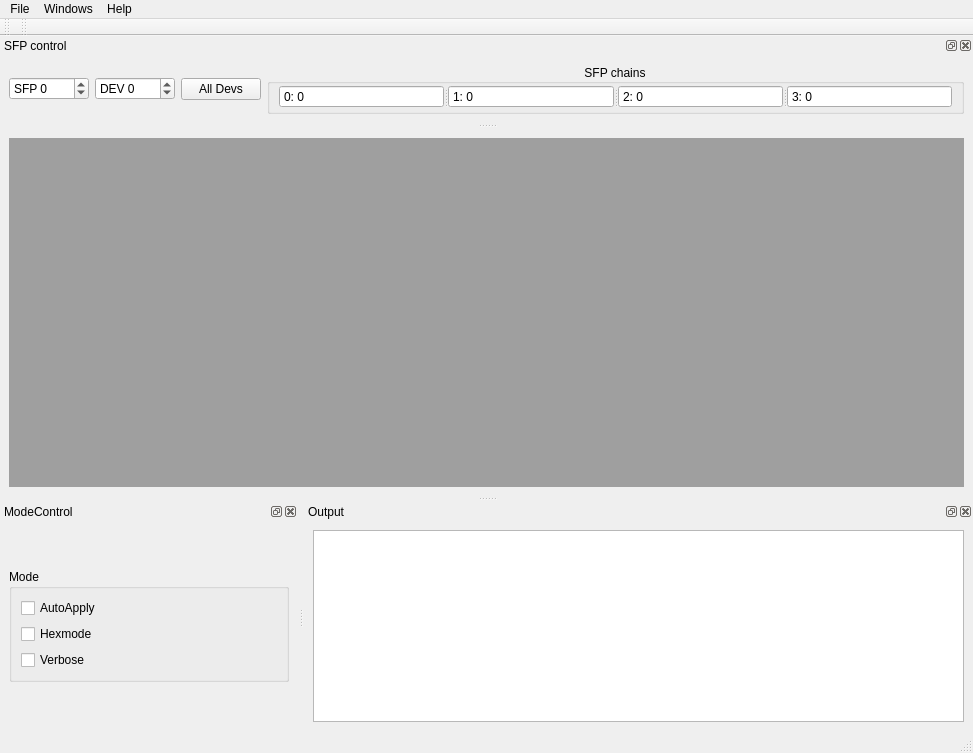
<?xml version="1.0" encoding="UTF-8"?>
<ui version="4.0">
 <class>GosipMainWindow</class>
 <widget class="QMainWindow" name="GosipMainWindow">
  <property name="geometry">
   <rect>
    <x>0</x>
    <y>0</y>
    <width>973</width>
    <height>753</height>
   </rect>
  </property>
  <property name="windowTitle">
   <string>GosipMainWindow</string>
  </property>
  <property name="windowIcon">
   <iconset resource="../gosipicons.qrc">
    <normaloff>:/icons/dllicon.png</normaloff>:/icons/dllicon.png</iconset>
  </property>
  <widget class="QWidget" name="centralwidget">
   <layout class="QGridLayout" name="gridLayout_2">
    <item row="0" column="0">
     <widget class="QMdiArea" name="mdiArea">
      <property name="verticalScrollBarPolicy">
       <enum>Qt::ScrollBarAsNeeded</enum>
      </property>
      <property name="horizontalScrollBarPolicy">
       <enum>Qt::ScrollBarAsNeeded</enum>
      </property>
     </widget>
    </item>
   </layout>
  </widget>
  <widget class="QMenuBar" name="menubar">
   <property name="geometry">
    <rect>
     <x>0</x>
     <y>0</y>
     <width>973</width>
     <height>24</height>
    </rect>
   </property>
   <widget class="QMenu" name="menuFile">
    <property name="title">
     <string>File</string>
    </property>
    <addaction name="actionConfigure"/>
    <addaction name="actionSave"/>
    <addaction name="separator"/>
    <addaction name="actionExit"/>
   </widget>
   <widget class="QMenu" name="menuHelp">
    <property name="title">
     <string>Help</string>
    </property>
    <addaction name="actionAbout"/>
   </widget>
   <widget class="QMenu" name="menuWindows">
    <property name="title">
     <string>Windows</string>
    </property>
    <addaction name="actionCascade"/>
    <addaction name="actionTile"/>
   </widget>
   <addaction name="menuFile"/>
   <addaction name="menuWindows"/>
   <addaction name="menuHelp"/>
  </widget>
  <widget class="QStatusBar" name="statusbar"/>
  <widget class="QToolBar" name="ControlToolBar">
   <property name="windowTitle">
    <string>MainControlBar</string>
   </property>
   <property name="toolButtonStyle">
    <enum>Qt::ToolButtonIconOnly</enum>
   </property>
   <attribute name="toolBarArea">
    <enum>TopToolBarArea</enum>
   </attribute>
   <attribute name="toolBarBreak">
    <bool>false</bool>
   </attribute>
  </widget>
  <widget class="QDockWidget" name="SFPdockWidget">
   <property name="windowTitle">
    <string>SFP control</string>
   </property>
   <attribute name="dockWidgetArea">
    <number>4</number>
   </attribute>
   <widget class="QWidget" name="dockWidgetContents">
    <layout class="QGridLayout" name="gridLayout_3">
     <item row="0" column="2">
      <widget class="QPushButton" name="BroadcastButton">
       <property name="toolTip">
        <string>Set to broadcast mode</string>
       </property>
       <property name="text">
        <string>All Devs</string>
       </property>
       <property name="checkable">
        <bool>true</bool>
       </property>
       <property name="checked">
        <bool>false</bool>
       </property>
       <property name="autoDefault">
        <bool>false</bool>
       </property>
       <property name="flat">
        <bool>false</bool>
       </property>
      </widget>
     </item>
     <item row="0" column="0">
      <widget class="QSpinBox" name="SFPspinBox">
       <property name="minimumSize">
        <size>
         <width>80</width>
         <height>0</height>
        </size>
       </property>
       <property name="toolTip">
        <string>&lt;html&gt;&lt;head/&gt;&lt;body&gt;&lt;p&gt;Number of sfp chain. -1 for broadcast to all chains&lt;/p&gt;&lt;/body&gt;&lt;/html&gt;</string>
       </property>
       <property name="suffix">
        <string/>
       </property>
       <property name="prefix">
        <string>SFP </string>
       </property>
       <property name="minimum">
        <number>-1</number>
       </property>
       <property name="maximum">
        <number>3</number>
       </property>
       <property name="value">
        <number>0</number>
       </property>
      </widget>
     </item>
     <item row="0" column="1">
      <widget class="QSpinBox" name="SlavespinBox">
       <property name="minimumSize">
        <size>
         <width>80</width>
         <height>0</height>
        </size>
       </property>
       <property name="toolTip">
        <string>&lt;html&gt;&lt;head/&gt;&lt;body&gt;&lt;p&gt;Number of device at sfp chain. -1 for broadcast setting.&lt;/p&gt;&lt;/body&gt;&lt;/html&gt;</string>
       </property>
       <property name="suffix">
        <string/>
       </property>
       <property name="prefix">
        <string>DEV </string>
       </property>
       <property name="minimum">
        <number>-1</number>
       </property>
       <property name="maximum">
        <number>254</number>
       </property>
       <property name="value">
        <number>0</number>
       </property>
      </widget>
     </item>
     <item row="0" column="3">
      <widget class="QGroupBox" name="groupBox">
       <property name="title">
        <string>SFP chains</string>
       </property>
       <property name="alignment">
        <set>Qt::AlignCenter</set>
       </property>
       <property name="flat">
        <bool>false</bool>
       </property>
       <property name="checkable">
        <bool>false</bool>
       </property>
       <layout class="QGridLayout" name="gridLayout_10">
        <property name="leftMargin">
         <number>9</number>
        </property>
        <property name="topMargin">
         <number>1</number>
        </property>
        <property name="bottomMargin">
         <number>3</number>
        </property>
        <item row="0" column="0">
         <widget class="QSplitter" name="splitter">
          <property name="orientation">
           <enum>Qt::Horizontal</enum>
          </property>
          <widget class="QSpinBox" name="Chain0_Box">
           <property name="toolTip">
            <string>Number of initialized devices at SFP 0 chain </string>
           </property>
           <property name="readOnly">
            <bool>true</bool>
           </property>
           <property name="buttonSymbols">
            <enum>QAbstractSpinBox::NoButtons</enum>
           </property>
           <property name="prefix">
            <string>0: </string>
           </property>
           <property name="maximum">
            <number>255</number>
           </property>
          </widget>
          <widget class="QSpinBox" name="Chain1_Box">
           <property name="toolTip">
            <string>Number of initialized devices at SFP 1 chain </string>
           </property>
           <property name="readOnly">
            <bool>true</bool>
           </property>
           <property name="buttonSymbols">
            <enum>QAbstractSpinBox::NoButtons</enum>
           </property>
           <property name="prefix">
            <string>1: </string>
           </property>
           <property name="maximum">
            <number>255</number>
           </property>
           <property name="value">
            <number>0</number>
           </property>
          </widget>
          <widget class="QSpinBox" name="Chain2_Box">
           <property name="toolTip">
            <string>Number of initialized devices at SFP 2 chain </string>
           </property>
           <property name="readOnly">
            <bool>true</bool>
           </property>
           <property name="buttonSymbols">
            <enum>QAbstractSpinBox::NoButtons</enum>
           </property>
           <property name="prefix">
            <string>2: </string>
           </property>
           <property name="maximum">
            <number>255</number>
           </property>
          </widget>
          <widget class="QSpinBox" name="Chain3_Box">
           <property name="toolTip">
            <string>Number of initialized devices at SFP 3 chain </string>
           </property>
           <property name="readOnly">
            <bool>true</bool>
           </property>
           <property name="buttonSymbols">
            <enum>QAbstractSpinBox::NoButtons</enum>
           </property>
           <property name="prefix">
            <string>3: </string>
           </property>
           <property name="maximum">
            <number>255</number>
           </property>
          </widget>
         </widget>
        </item>
       </layout>
      </widget>
     </item>
    </layout>
   </widget>
  </widget>
  <widget class="QDockWidget" name="ModeDockWidget">
   <property name="features">
    <set>QDockWidget::AllDockWidgetFeatures</set>
   </property>
   <property name="windowTitle">
    <string>ModeControl</string>
   </property>
   <attribute name="dockWidgetArea">
    <number>8</number>
   </attribute>
   <widget class="QWidget" name="dockWidgetContents_3">
    <layout class="QGridLayout" name="gridLayout">
     <item row="0" column="0">
      <widget class="QGroupBox" name="ModesgroupBox">
       <property name="sizePolicy">
        <sizepolicy hsizetype="Preferred" vsizetype="Fixed">
         <horstretch>0</horstretch>
         <verstretch>0</verstretch>
        </sizepolicy>
       </property>
       <property name="title">
        <string>Mode</string>
       </property>
       <layout class="QVBoxLayout" name="verticalLayout_9">
        <item>
         <widget class="QCheckBox" name="checkBox_AA">
          <property name="toolTip">
           <string>&lt;html&gt;&lt;head/&gt;&lt;body&gt;&lt;p&gt;If checked values will be applyed directly when GUI elements are changed &lt;/p&gt;&lt;/body&gt;&lt;/html&gt;</string>
          </property>
          <property name="text">
           <string>AutoApply</string>
          </property>
         </widget>
        </item>
        <item>
         <widget class="QCheckBox" name="HexBox">
          <property name="toolTip">
           <string>&lt;html&gt;&lt;head/&gt;&lt;body&gt;&lt;p&gt;Check for hexadecimal numbers mode&lt;/p&gt;&lt;/body&gt;&lt;/html&gt;</string>
          </property>
          <property name="text">
           <string>Hexmode</string>
          </property>
         </widget>
        </item>
        <item>
         <widget class="QCheckBox" name="DebugBox">
          <property name="toolTip">
           <string>&lt;html&gt;&lt;head/&gt;&lt;body&gt;&lt;p&gt;Check for verbose debug mode of gosipcmd&lt;/p&gt;&lt;/body&gt;&lt;/html&gt;</string>
          </property>
          <property name="text">
           <string>Verbose</string>
          </property>
         </widget>
        </item>
       </layout>
      </widget>
     </item>
    </layout>
   </widget>
  </widget>
  <widget class="QDockWidget" name="LogDockWidget">
   <property name="floating">
    <bool>false</bool>
   </property>
   <property name="windowTitle">
    <string>Output</string>
   </property>
   <attribute name="dockWidgetArea">
    <number>8</number>
   </attribute>
   <widget class="QWidget" name="dockWidgetContents_4">
    <layout class="QGridLayout" name="gridLayout_4">
     <item row="0" column="0">
      <widget class="QPlainTextEdit" name="TextOutput">
       <property name="font">
        <font>
         <family>Andale Mono</family>
        </font>
       </property>
       <property name="readOnly">
        <bool>true</bool>
       </property>
      </widget>
     </item>
    </layout>
   </widget>
  </widget>
  <widget class="QToolBar" name="SFPToolBar">
   <property name="windowTitle">
    <string>SFP Controls</string>
   </property>
   <property name="layoutDirection">
    <enum>Qt::LeftToRight</enum>
   </property>
   <property name="allowedAreas">
    <set>Qt::LeftToolBarArea|Qt::RightToolBarArea</set>
   </property>
   <attribute name="toolBarArea">
    <enum>TopToolBarArea</enum>
   </attribute>
   <attribute name="toolBarBreak">
    <bool>false</bool>
   </attribute>
  </widget>
  <action name="actionConfigure">
   <property name="icon">
    <iconset resource="../gosipicons.qrc">
     <normaloff>:/icons/open.png</normaloff>:/icons/open.png</iconset>
   </property>
   <property name="text">
    <string>Configure</string>
   </property>
  </action>
  <action name="actionSave">
   <property name="icon">
    <iconset resource="../gosipicons.qrc">
     <normaloff>:/icons/filesave.png</normaloff>:/icons/filesave.png</iconset>
   </property>
   <property name="text">
    <string>Save</string>
   </property>
  </action>
  <action name="actionExit">
   <property name="icon">
    <iconset resource="../gosipicons.qrc">
     <normaloff>:/icons/exit.png</normaloff>:/icons/exit.png</iconset>
   </property>
   <property name="text">
    <string>Exit</string>
   </property>
  </action>
  <action name="actionAbout">
   <property name="icon">
    <iconset resource="../gosipicons.qrc">
     <normaloff>:/icons/mbslogo.png</normaloff>:/icons/mbslogo.png</iconset>
   </property>
   <property name="text">
    <string>About</string>
   </property>
  </action>
  <action name="actionCascade">
   <property name="text">
    <string> Designer Cascade</string>
   </property>
  </action>
  <action name="actionTile">
   <property name="text">
    <string>Tile</string>
   </property>
  </action>
 </widget>
 <resources>
  <include location="../gosipicons.qrc"/>
 </resources>
 <connections/>
</ui>
